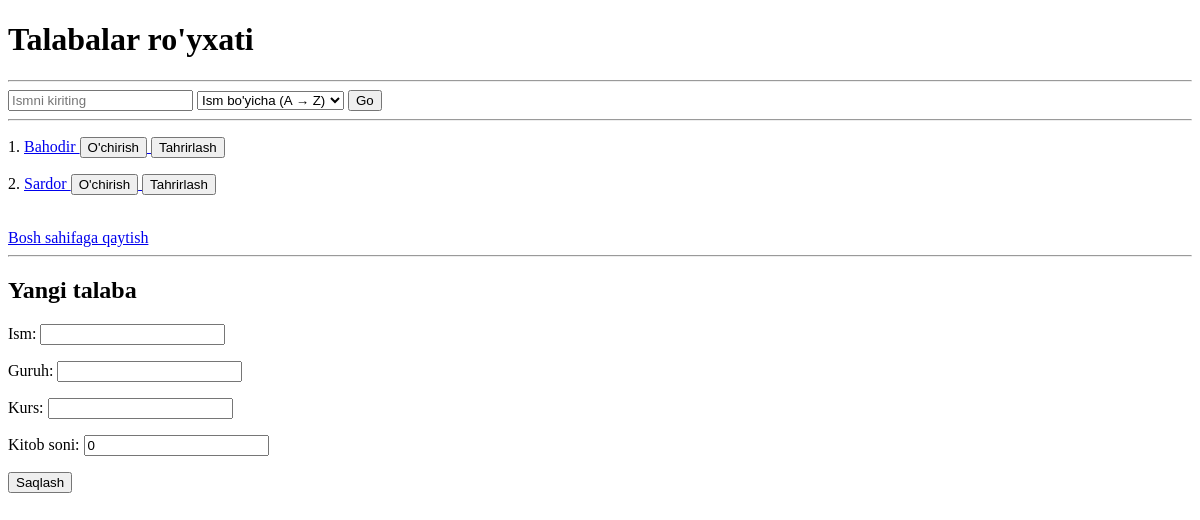
The app's page /talabalar/, older data.
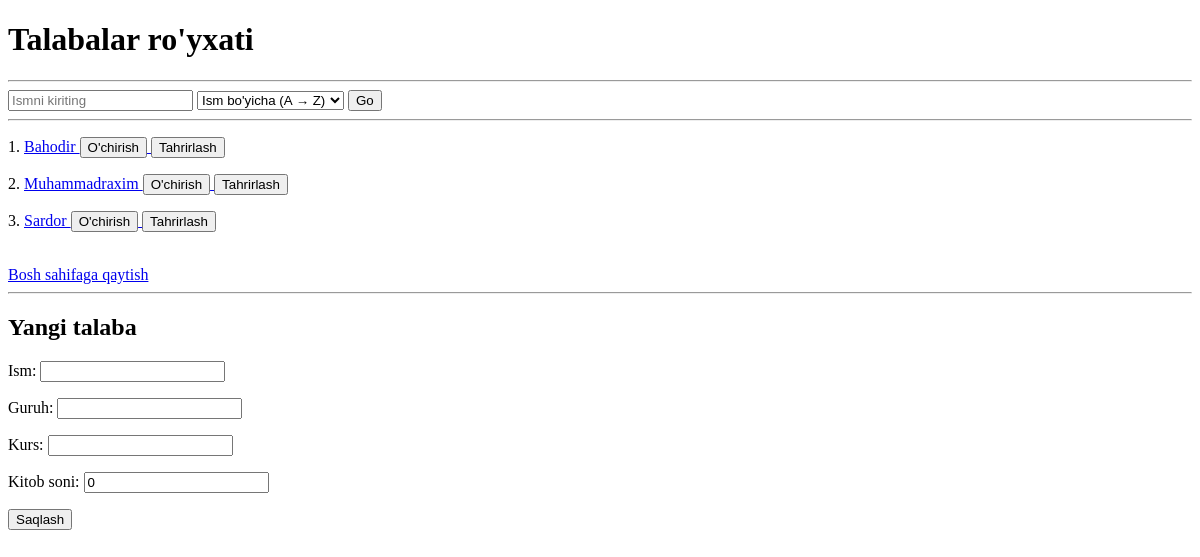
The same page, newer data.
### main/models.py (models this page shows, shortened)
class Talaba(models.Model):
    ism = models.CharField(max_length=200)
    guruh = models.CharField(max_length=50)
    kurs = models.PositiveSmallIntegerField()
    kitob_soni = models.PositiveSmallIntegerField(default=0)

### main/views.py (the view)
# urls.py: path('talabalar/', talabalar_view, name='talabalar'),
def talabalar_view(request):
    search_query = request.GET.get('search', '')
    sort_param = request.GET.get('sort', 'ism')
    talabalar = Talaba.objects.filter(ism__icontains=search_query).order_by(sort_param)
    form = TalabaForm()
    if request.method == 'POST':
        form = TalabaForm(request.POST)
        if form.is_valid():
            form.save()
            return redirect('talabalar')
    context = {
        'talabalar': talabalar,
        'search': search_query,
        'sort': sort_param,
        'form': form
    }
    return render(request, 'talabalar.html', context)

### main/forms.py
class TalabaForm(forms.ModelForm):
    class Meta:
        model = Talaba
        fields = '__all__'

### templates/talabalar.html (shortened to what this page needs)
<!DOCTYPE html>
<html>
<head>
</head>
<body>
    <h1>Talabalar ro'yxati</h1>
    <hr>
    <form method="get">
        <input type="text" name="search" placeholder="Ismni kiriting" {% if search %}value="{{ search }}"{% endif %}>
        <select name="sort">
            <option value="ism" {% if sort == 'ism' %}selected{% endif %}>Ism bo'yicha (A → Z)</option>
        </select>
        <button type="submit">Go</button>
    </form>
    <hr>
    {% for talaba in talabalar %}
    <p>
        {{ forloop.counter }}.
        <a href="{% url 'talaba_detail' talaba.id %}">
            {{ talaba.ism }}
        </a>
        <a href="/talabalar/{{ talaba.id }}/delete-confirm">
            <button>O'chirish</button>
        </a>
        <a href="/talabalar/{{ talaba.id }}/update">
            <button>Tahrirlash</button>
        </a>
    </p>
    {% empty %}
    <p>Hech qanday talaba topilmadi.</p>
    {% endfor %}
    <br>
    <a href="{% url 'home' %}">Bosh sahifaga qaytish</a>
    <hr>
    <h2>Yangi talaba</h2>
<form method="POST">
    {{ form.as_p }}
    <button type="submit">Saqlash</button>
</form>
</body>
</html>

Row changes from the older to the newer data that the page shows:
added Talaba: ism "Muhammadraxim"
